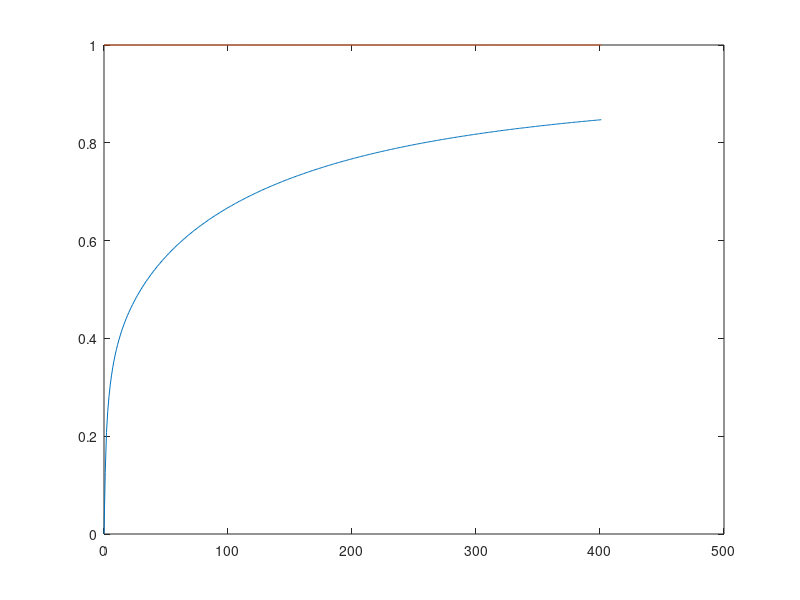

Recreate this plot in MATLAB.
fid = fopen('Data/climate.dat');
A = fscanf(fid, '%g %g %g', [3 inf]);
fclose(fid);
A = A'
t = A(:,1);
u_in = A(:,2);
y_out = A(:,3);

plot(t,y_out,t,u_in)